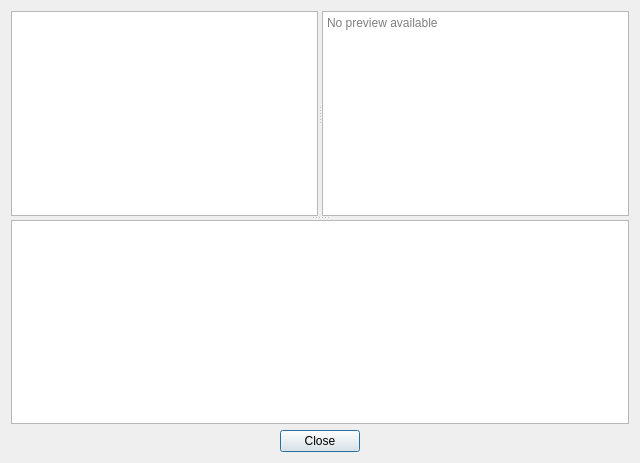
<?xml version="1.0" encoding="UTF-8"?>
<ui version="4.0">
 <class>Form</class>
 <widget class="QWidget" name="Form">
  <property name="windowModality">
   <enum>Qt::ApplicationModal</enum>
  </property>
  <property name="geometry">
   <rect>
    <x>0</x>
    <y>0</y>
    <width>640</width>
    <height>463</height>
   </rect>
  </property>
  <property name="sizePolicy">
   <sizepolicy hsizetype="Fixed" vsizetype="Fixed">
    <horstretch>0</horstretch>
    <verstretch>0</verstretch>
   </sizepolicy>
  </property>
  <property name="maximumSize">
   <size>
    <width>16777215</width>
    <height>16777215</height>
   </size>
  </property>
  <property name="windowTitle">
   <string>Input Explorer</string>
  </property>
  <layout class="QVBoxLayout" name="verticalLayout">
   <item>
    <widget class="QSplitter" name="splitter_2">
     <property name="orientation">
      <enum>Qt::Vertical</enum>
     </property>
     <widget class="QSplitter" name="splitter">
      <property name="orientation">
       <enum>Qt::Horizontal</enum>
      </property>
      <widget class="QTreeView" name="treeView_setups">
       <property name="styleSheet">
        <string notr="true">:focus {border: 2px groove;}</string>
       </property>
       <property name="editTriggers">
        <set>QAbstractItemView::NoEditTriggers</set>
       </property>
       <property name="alternatingRowColors">
        <bool>true</bool>
       </property>
      </widget>
      <widget class="QTextBrowser" name="textBrowser_preview">
       <property name="focusPolicy">
        <enum>Qt::NoFocus</enum>
       </property>
       <property name="autoFillBackground">
        <bool>false</bool>
       </property>
       <property name="styleSheet">
        <string notr="true">:focus {border: 2px groove;}</string>
       </property>
       <property name="lineWrapMode">
        <enum>QTextEdit::NoWrap</enum>
       </property>
       <property name="cursorWidth">
        <number>1</number>
       </property>
       <property name="textInteractionFlags">
        <set>Qt::TextSelectableByKeyboard|Qt::TextSelectableByMouse</set>
       </property>
       <property name="placeholderText">
        <string>No preview available</string>
       </property>
       <property name="openLinks">
        <bool>false</bool>
       </property>
      </widget>
     </widget>
     <widget class="QTableView" name="tableView_file_explorer">
      <property name="styleSheet">
       <string notr="true">:focus {border: 2px groove;}</string>
      </property>
      <property name="editTriggers">
       <set>QAbstractItemView::NoEditTriggers</set>
      </property>
      <property name="tabKeyNavigation">
       <bool>false</bool>
      </property>
      <property name="selectionMode">
       <enum>QAbstractItemView::SingleSelection</enum>
      </property>
      <property name="showGrid">
       <bool>false</bool>
      </property>
      <property name="cornerButtonEnabled">
       <bool>false</bool>
      </property>
      <attribute name="horizontalHeaderHighlightSections">
       <bool>false</bool>
      </attribute>
      <attribute name="horizontalHeaderStretchLastSection">
       <bool>true</bool>
      </attribute>
      <attribute name="verticalHeaderVisible">
       <bool>false</bool>
      </attribute>
      <attribute name="verticalHeaderDefaultSectionSize">
       <number>20</number>
      </attribute>
      <attribute name="verticalHeaderMinimumSectionSize">
       <number>10</number>
      </attribute>
     </widget>
    </widget>
   </item>
   <item>
    <layout class="QHBoxLayout" name="horizontalLayout">
     <item>
      <spacer name="horizontalSpacer">
       <property name="orientation">
        <enum>Qt::Horizontal</enum>
       </property>
       <property name="sizeHint" stdset="0">
        <size>
         <width>40</width>
         <height>20</height>
        </size>
       </property>
      </spacer>
     </item>
     <item>
      <widget class="QPushButton" name="pushButton_close">
       <property name="focusPolicy">
        <enum>Qt::NoFocus</enum>
       </property>
       <property name="text">
        <string>Close</string>
       </property>
       <property name="default">
        <bool>true</bool>
       </property>
      </widget>
     </item>
     <item>
      <spacer name="horizontalSpacer_2">
       <property name="orientation">
        <enum>Qt::Horizontal</enum>
       </property>
       <property name="sizeHint" stdset="0">
        <size>
         <width>40</width>
         <height>20</height>
        </size>
       </property>
      </spacer>
     </item>
    </layout>
   </item>
  </layout>
 </widget>
 <tabstops>
  <tabstop>treeView_setups</tabstop>
  <tabstop>tableView_file_explorer</tabstop>
  <tabstop>textBrowser_preview</tabstop>
  <tabstop>pushButton_close</tabstop>
 </tabstops>
 <resources/>
 <connections/>
</ui>
